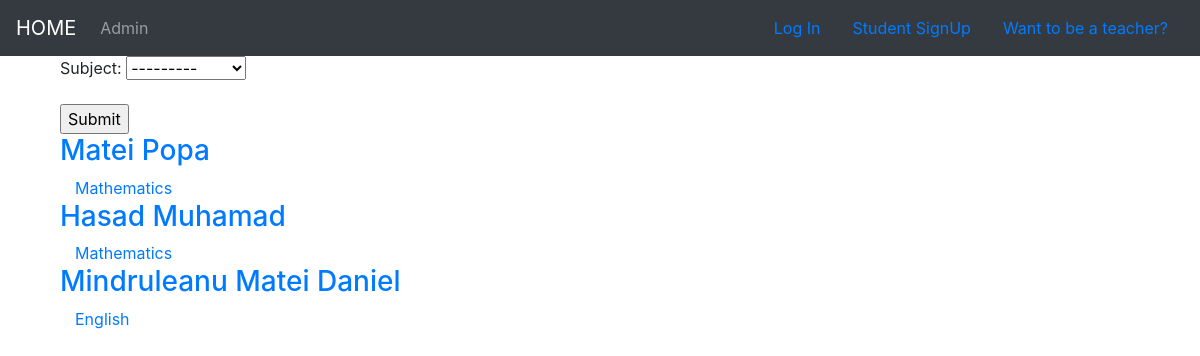
The page /teachers on the database its author committed.
### accounts/models.py (models this page shows, shortened)
class Teacher(models.Model):
    user = models.OneToOneField(User, on_delete=models.CASCADE, primary_key=True)
    subject = models.ForeignKey(Subject, on_delete=models.SET_NULL, null=True)

class User(AbstractUser):
    phone_number = models.CharField(max_length=10,blank=False, validators=[phone_number_validator], unique=True)
    email = models.EmailField(unique=True)
    is_student = models.BooleanField(default=False)
    is_teacher = models.BooleanField(default=False)

class Subject(models.Model):
    name = models.CharField(max_length=264)
    def __str__(self):
        return self.name

### invicta/views.py (the view)
# urls.py: path('teachers',views.ListTeachers.as_view(),name="all_teachers"),
class ListTeachers(FilterView):
    model = Teacher
    template_name = 'all_teachers.html'
    filterset_class = TeacherFilter

### templates/all_teachers.html
{% extends "base.html" %}
{% block content %}
    <div class="col-md-8">
        <div class="list-teacher">
            <form action="" method="get">
                {{ filter.form.as_p }}
                <input type="submit" />
            </form>
            {% for teacher in object_list %}
                <a class="list-teacher-item" href="{% url 'profiles:profile_detail' slug=teacher.profile.slug %}">
                    <h3 class="title list-group-item-heading">{{ teacher.user.first_name }} {{ teacher.user.last_name }}</h3>
                    <div class="list-group-item-text container-fluid">
                        {{ teacher.subject }}
                    </div>
                </a>
            {% endfor %}
        </div>
    </div>
{% endblock %}

### rows shown on the page
Teacher: user.first_name "Matei", user.last_name "Popa", subject "Mathematics"
Teacher: user.first_name "Hasad", user.last_name "Muhamad", subject "Mathematics"
Teacher: user.first_name "Mindruleanu", user.last_name "Matei Daniel", subject "English"
